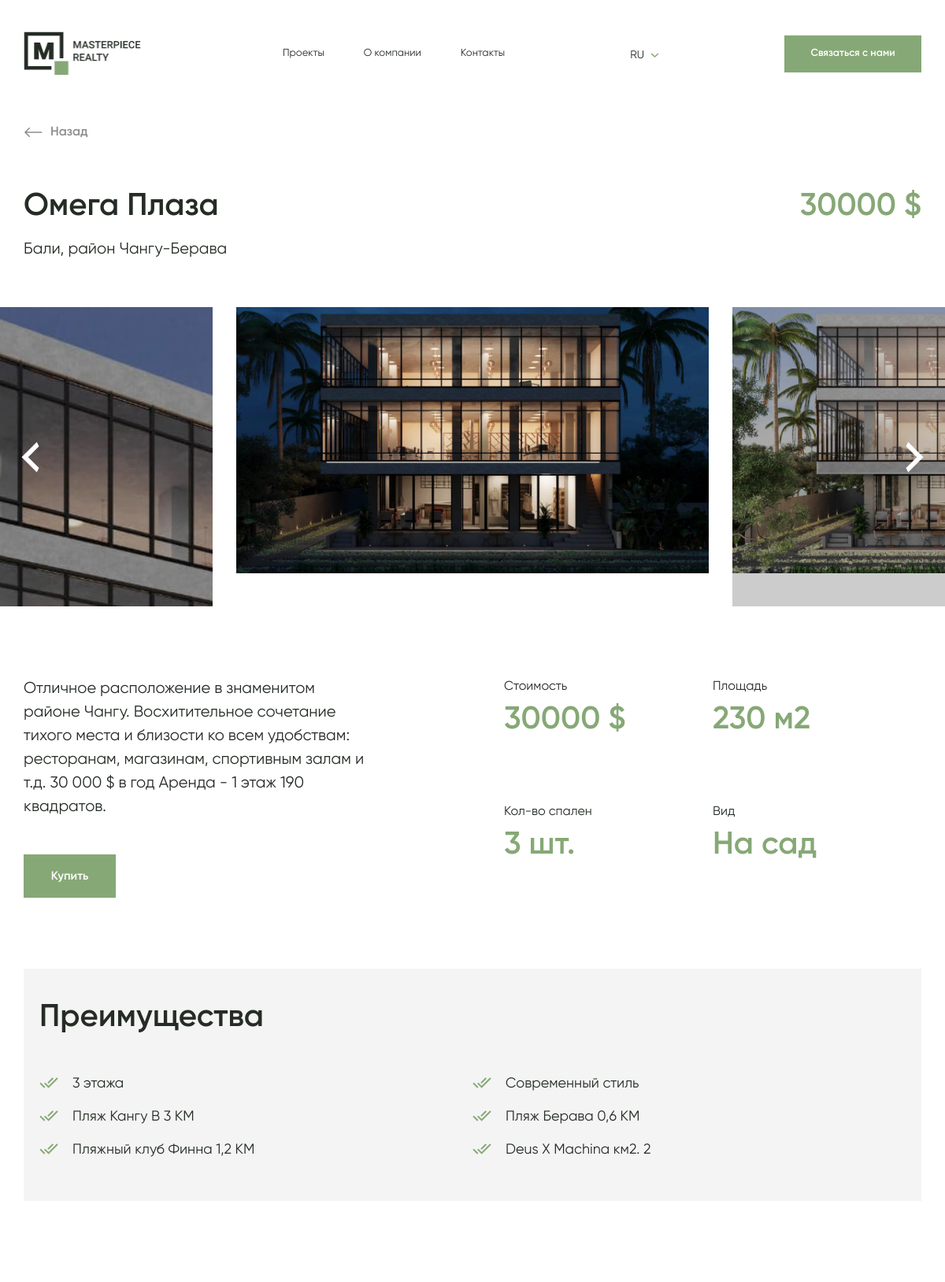
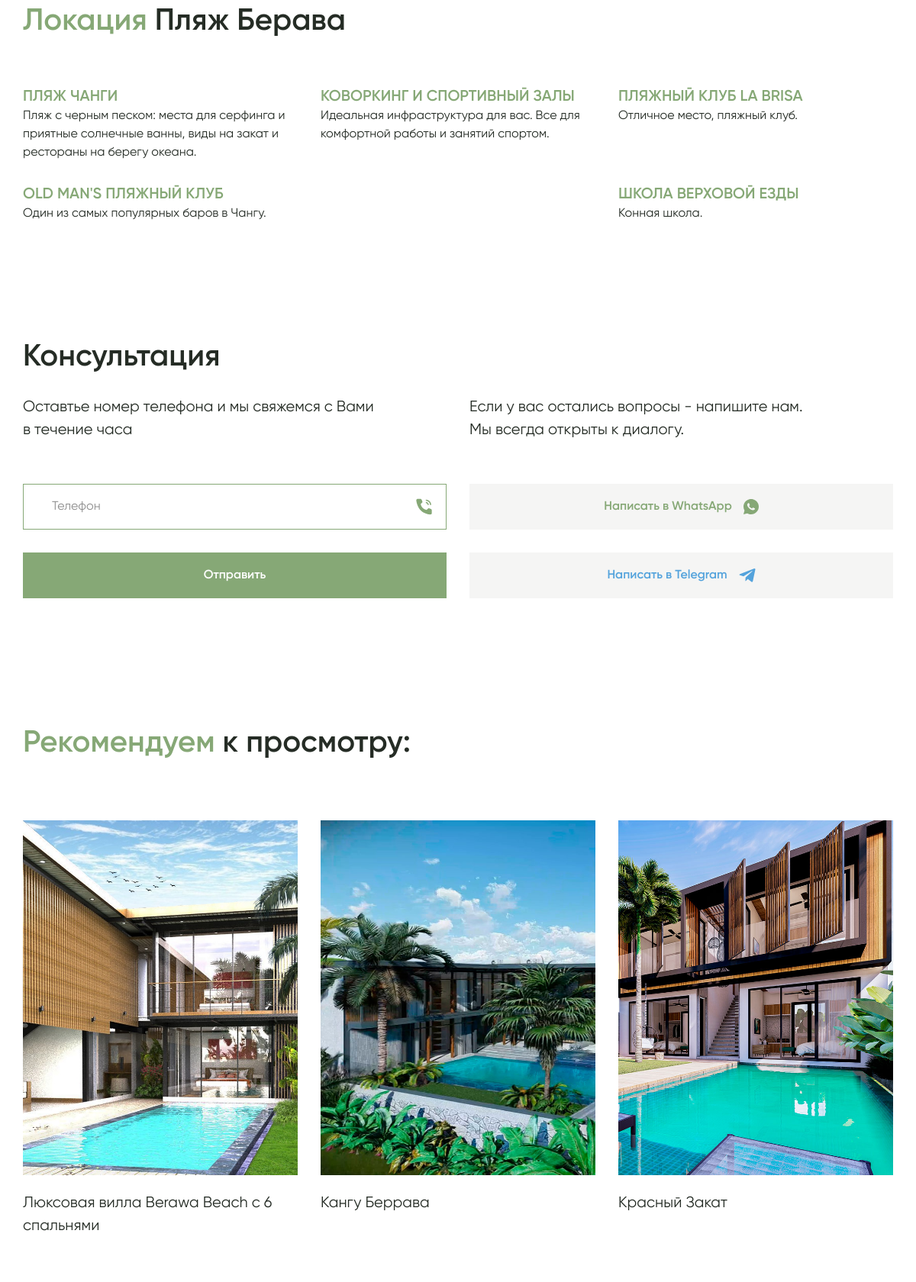
The app's page /projects/2/ (upper part) with its own data (2 pictures, top to bottom).
### projects/models.py (models this page shows, shortened)
class Project(models.Model):
    name = models.TextField(verbose_name=_('Название проекта'))
    address = models.TextField(verbose_name=_('Адрес'))
    price = models.BigIntegerField(verbose_name=_('Стоимость проекта'))
    description = models.TextField(verbose_name=_('Описание проекта'))
    area = models.SmallIntegerField(verbose_name=_('Площадь'))
    count_bedrooms = models.SmallIntegerField(verbose_name=_('Количество спален'))
    view = models.TextField(
        verbose_name=_('Вид'),
        help_text=_('Открывающийся из виллы вид'),
    )
    location = models.ForeignKey(
        'Location',
        verbose_name=_('Локация'),
        on_delete=models.SET_NULL,
        related_name='projects',
        related_query_name='project',
        null=True,
    )
    date_added = models.DateField(
        verbose_name=_('Дата добавления'),
        auto_now_add=True,
    )
    categories = models.ManyToManyField(
        'Category',
        verbose_name=_('Категории'),
        related_name='projects',
        related_query_name='project',
    )
    invested = models.BooleanField(
        verbose_name=_('Проект подлежит инвестированию'),
        default=False,
    )
    public = models.BooleanField(
        verbose_name=_('Опубликовать'),
        default=False,
    )
    main_image = models.ImageField(
        verbose_name=_('Главное изображение'),
        upload_to='sys/projects/',
        null=True,
    )
    class Meta:
        verbose_name = _('Проект')
        verbose_name_plural = _('Проекты')

class ProjectGallery(models.Model):
    image = models.ImageField(
        verbose_name=_('Изображение для проекта'),
        upload_to='sys/projects/',
    )
    project = models.ForeignKey(
        Project,
        on_delete=models.CASCADE,
        related_name='images',
    )
    class Meta:
        verbose_name = _('Галерея проекта')
        verbose_name_plural = _('Галереи проектов')

class AdvantagesProject(models.Model):
    name = models.TextField(verbose_name=_('Название преимущества'))
    project = models.ForeignKey(
        Project,
        verbose_name=_('Проект'),
        on_delete=models.CASCADE,
        related_name='advantages',
        related_query_name='advantage',
        null=True,
    )
    class Meta:
        verbose_name = _('Преимущество проекта')
        verbose_name_plural = _('Преимущества проектов')

class Location(models.Model):
    name = models.TextField(verbose_name=_('Название локации'))
    class Meta:
        verbose_name = _('Локация')
        verbose_name_plural = _('Локации')
    def __str__(self) -> str:
        return str(self.name)

class LocationFact(models.Model):
    title = models.TextField(verbose_name=_('Заголовок факта'))
    description = models.TextField(verbose_name=_('Описание факта'))
    location = models.ForeignKey(
        Location,
        verbose_name=_('Локация'),
        on_delete=models.CASCADE,
        related_name='facts',
        related_query_name='fact',
    )
    class Meta:
        verbose_name = _('Факт о локации')
        verbose_name_plural = _('Факты о локациях')

### projects/views.py (the view)
# urls.py: path('projects/', include('projects.urls')),
def projects(request: HttpRequest, project_id: int) -> HttpResponse:
    current_project = get_object_or_404(Project, pk=project_id)
    consult_form = ConsultationForm()
    recommended_projects = Project.objects\
        .exclude(pk=project_id)\
        .filter(public=True)\
        .annotate(matching_cat=Count('categories',
                                     filter=Q(categories__in=current_project.categories.all()),
                                     distinct=True))\
        .order_by('-matching_cat')
    context = {'current_project': current_project,
               'recommended_projects': recommended_projects,
               'consult_form': consult_form}
    return render(request=request,
                  template_name='projects/projects.html',
                  context=context)

### base_app/forms.py
class ConsultationForm(forms.ModelForm):
    phone = forms.CharField(max_length=32, label=_('Ваш номер телефона'),
                            error_messages={'max_length': _('Ограничение по символам: 32')},
                            widget=forms.TextInput(attrs={'placeholder': _('Ваш номер телефона')}))
    class Meta:
        model = DataConsultation
        fields = ('phone', )

### projects/templates/projects/projects.html (shortened to what this page needs)
{% load static %}
{% load i18n %}
<!DOCTYPE html>
<html lang="{{ request.LANGUAGE_CODE }}">
<head>
    <link rel="stylesheet" href="{% static 'css/nice-select.css' %}">
    <link rel="stylesheet" href="{% static 'css/bootstrap.min.css' %}">
    <link rel="stylesheet" href="{% static 'css/swiper-bundle.min.css' %}">
    <link rel="stylesheet" href="{% static 'css/jquery.fancybox.min.css' %}">
    <link rel="stylesheet" href="{% static 'css/style.css' %}">
</head>
<body>
    <header class='header'>
        <div class='container'>
            <div class='header__inner'>
                <a href="{% url 'base_app:index' %}" class="header__logo">
                    <img src="{% static 'img/logo.png' %}" alt="">
                </a>
                <div class="header__right">
                    <div class="header__right-inner">
                        <nav class="nav">
                            <a href="#finishedProjects" class="nav__item">{% trans 'Проекты' %}</a>
                            <a href="#fact" class="nav__item">{% trans 'О компании' %}</a>
                            <a href="#contacts" class="nav__item">{% trans 'Контакты' %}</a>
                        </nav>
                        <div class="language">
                            <div class="language-show">
                                <span>{{ request.LANGUAGE_CODE }}</span>
                                <svg width="11" height="7" viewBox="0 0 11 7" fill="none" xmlns="http://www.w3.org/2000/svg">
                                    <path d="M1 1L5.5 5L10 1" stroke="#86A876" stroke-width="1.5"/>
                                </svg>
                            </div>
                                {% get_available_languages as LANGUAGES %}
                        </div>
                        <a href="#consult" class="header__btn">{% trans 'Связаться с нами' %}</a>
                    </div>
                </div>
            </div>
        </div>
    </header>
<section class='project-detail'>
    <div class='container'>
        <a href="{% url 'base_app:index' %}" class="project-detail__link">
            <svg width="24" height="24" viewBox="0 0 24 24" fill="none" xmlns="http://www.w3.org/2000/svg">
                <path d="M23.3126 11.2499H3.75439L8.25415 6.75009L7.19351 5.68945L0.883057 11.9999L7.19351 18.3104L8.25415 17.2497L3.75429 12.7499H23.3126V11.2499Z" fill="#8E8E8E"/>
            </svg>
            <span>{% trans 'Назад' %}</span>
        </a>
        <div class='project-detail__top'>
            <div class="project-detail__top-left">
                <h1 class="project-detail__top-title">{{ current_project.name }}</h1>
                <div class="project-detail__top-desc">{{ current_project.address }}</div>
            </div>
            <div class="project-detail__price">{{ current_project.price }} $</div>
        </div>
    </div>
    <div class="project-detail__slider">
        <div class='swiper-container'>
            <div class='swiper-wrapper'>
                {% for image in current_project.images.all %}
                <div class='swiper-slide'>
                    {% if image.isVideo %}
                    <iframe width="100%" height="100%" src="{{ image.videoYouTube }}" title="YouTube video player" frameborder="0" allow="accelerometer; autoplay; clipboard-write; encrypted-media; gyroscope; picture-in-picture" allowfullscreen></iframe>
                    {% else %}
                    <img src="{{ image.image.url }}" alt="">
                    {% endif %}
                </div>
                {% endfor %}
            </div>
        </div>
        <div class="project-detail__slider-nav">
            <div class="container">
                <div class='project-detail__slider-prev swiper-button-prev'>
                    <svg width="55" height="55" viewBox="0 0 55 55" fill="none" xmlns="http://www.w3.org/2000/svg">
                            <path d="M38.5 41.25L24.75 27.5L38.5 13.75L35.75 8.25L16.5 27.5L35.75 46.75L38.5 41.25Z" fill="white"/>
                        </svg>
                </div>
                <div class='project-detail__slider-next swiper-button-next'>
                    <svg width="55" height="55" viewBox="0 0 55 55" fill="none" xmlns="http://www.w3.org/2000/svg">
                            <path d="M16.5 41.25L30.25 27.5L16.5 13.75L19.25 8.25L38.5 27.5L19.25 46.75L16.5 41.25Z" fill="white"/>
                        </svg>
                </div>
            </div>
        </div>
    </div>
    <div class="container">
        <div class="project-detail__bottom">
            <div class="project-detail__bottom-left">
                <div class="project-detail__bottom-title">{{ current_project.description }}</div>
                <a href="#consult" class="project-detail__btn">{% trans 'Купить' %}</a>
            </div>
            <div class="project-detail__items">
                <div class="project-detail__item">
                    <span>{% trans 'Стоимость' %}</span>
                    <strong>{{ current_project.price }} $</strong>
                </div>
                <div class="project-detail__item">
                    <span>{% trans 'Площадь' %}</span>
                    <strong>{{ current_project.area }} {% trans 'м2' %}</strong>
                </div>
                <div class="project-detail__item">
                    <span>{% trans 'Кол-во спален' %}</span>
                    <strong>{{ current_project.count_bedrooms }} {% trans 'шт.' %}</strong>
                </div>
                <div class="project-detail__item">
                    <span>{% trans 'Вид' %}</span>
                    <strong>{{ current_project.view }}</strong>
                </div>
            </div>
        </div>
    </div>
</section>
<section id="fact" class='advantages'>
    <div class='container'>
        <div class='advantages__inner'>
            <h2 class="advantages__title title">{% trans 'Преимущества' %}</h2>
            <ul class="advantages__list">
                {% for advantage in current_project.advantages.all %}
                <li>{{ advantage.name }}</li>
                {% endfor %}
            </ul>
        </div>
    </div>
</section>
<section class='location'>
    <div class='container'>
        <h2 class="location__title title"><span>{% trans 'Локация' %}</span> {{ current_project.location }}</h2>
        <div class='location__items'>
            {% for fact in current_project.location.facts.all %}
            <div class="location__item">
                <div class="location__item-time">{{ fact.title }}</div>
                <div class="location__item-desc">{{ fact.description | safe }}</div>
            </div>
            {% endfor %}
        </div>
    </div>
</section>
<section class='consult' id="consult">
    <div class='container'>
        <h2 class="consult__title title">{% trans 'Консультация' %}</h2>
        <div class="consult__bottom">
            <form id="consult_form" action="" class="consult__form">
                <div class="consult__desc">{% trans 'Оставтье номер телефона и мы свяжемся с Вами' %} <br> {% trans 'в течение часа' %}</div>
                <div class="consult__form-group">
                    <input type="tel" name="phone" placeholder="{% trans 'Телефон' %}">
                </div>
                <button type="submit" class="consult__form-btn">{% trans 'Отправить' %}</button>
            </form>
            <div class="consult__social">
                <div class="consult__desc">{% trans 'Если у вас остались вопросы - напишите нам.' %} <br> {% trans 'Мы всегда открыты к диалогу.' %}</div>
                <a href="https://wa.me/6282144579209" class="consult__social-btn consult__social-whatsapp">
                    <span>{% trans 'Написать в' %} WhatsApp</span>
                </a>
                <a href="https://t.me/Sibastianbalmond" target="_blanck" class="consult__social-btn consult__social-telegram">
                    <span>{% trans 'Написать в' %} Telegram</span>
                </a>
            </div>
        </div>
    </div>
    <div class="consult__img">
    </div>
</section>
{% if recommended_projects %}
<section class='projects' id="finishedProjects">
    <div class='container'>
        <h2 class="projects__title title"><span>{% trans 'Рекомендуем' %}</span> {% trans 'к просмотру:' %}</h2>
        <div class='projects__items'>
            {% for project in recommended_projects %}
            <a href="{% url 'projects:projects' project.pk %}" class="projects__item">
                <div class="projects__item-img">
                    <img src="{{ project.main_image.url }}" alt="">
                </div>
                <div class="projects__item-title">{{ project.name }}</div>
            </a>
            {% endfor %}
        </div>
    </div>
</section>
{% endif %}
                        {% get_available_languages as LANGUAGES %}
</body>
</html>

### records on screen
Project: name "Омега Плаза", address "Бали, район Чангу-Берава", price "30000", description "Отличное расположение в знаменитом районе Чангу. Восхитительное сочетание тихого места и близости ко всем удобствам: ресторанам, магазинам, спортивным залам и т.д. 30 000 $ в год Аренда - 1 этаж 190 квадратов.", area "230", count_bedrooms "3", view "На сад", location "Пляж Берава"
ProjectGallery: image (picture)
ProjectGallery: image (picture)
ProjectGallery: image (picture)
AdvantagesProject: name "3 этажа"
AdvantagesProject: name "Современный стиль"
AdvantagesProject: name "Пляж Кангу В 3 КМ"
AdvantagesProject: name "Пляж Берава 0,6 КМ"
AdvantagesProject: name "Пляжный клуб Финна 1,2 КМ"
AdvantagesProject: name "Deus X Machina км2. 2"
LocationFact: title "ПЛЯЖ ЧАНГИ", description "Пляж с черным песком: места для серфинга и приятные солнечные ванны, виды на закат и рестораны на берегу океана."
LocationFact: title "КОВОРКИНГ И СПОРТИВНЫЙ ЗАЛЫ", description "Идеальная инфраструктура для вас. Все для комфортной работы и занятий спортом."
LocationFact: title "ПЛЯЖНЫЙ КЛУБ LA BRISA", description "Отличное место, пляжный клуб."
LocationFact: title "OLD MAN'S ПЛЯЖНЫЙ КЛУБ", description "Один из самых популярных баров в Чангу."
LocationFact: title "ШКОЛА ВЕРХОВОЙ ЕЗДЫ", description "Конная школа."
Project: main_image (picture), name "Люксовая вилла Berawa Beach с 6 спальнями"
Project: main_image (picture), name "Кангу Беррава"
Project: main_image (picture), name "Красный Закат"

### other values on screen
{{ request.LANGUAGE_CODE }} "RU"
